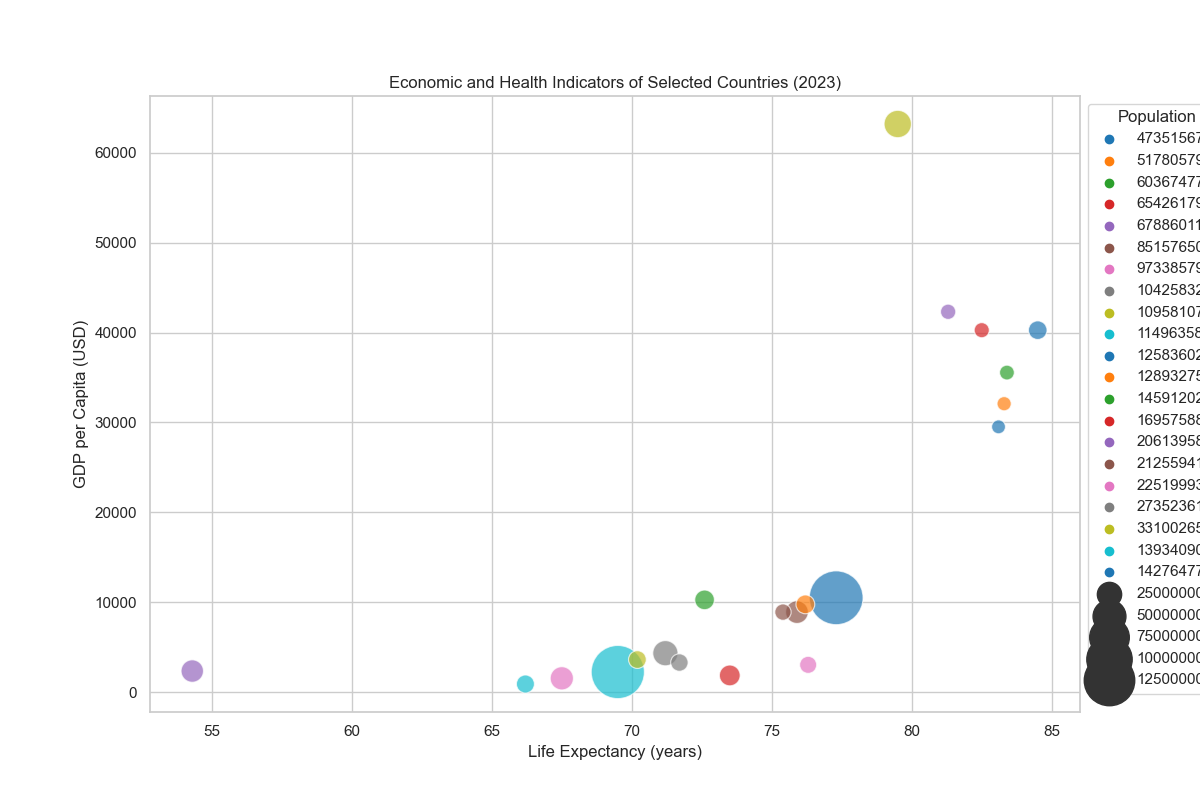

Reproduce this figure in Python.

import seaborn as sns
import matplotlib.pyplot as plt
import pandas as pd

# Generate a DataFrame from the given table data
data = {
    "Country": ["China", "India", "United States", "Indonesia", "Brazil", "Pakistan", "Nigeria", "Bangladesh", "Russia", "Mexico", "Japan", "Ethiopia", "Philippines", "Egypt", "Vietnam", "South Korea", "Turkey", "France", "United Kingdom", "Italy", "Spain"],
    "Year": [2023] * 21,
    "Population": [1427647786, 1393409038, 331002651, 273523615, 212559417, 225199937, 206139589, 169575884, 145912025, 128932753, 125836021, 114963588, 109581078, 104258327, 97338579, 51780579, 85157650, 65426179, 67886011, 60367477, 47351567],
    "Life Expectancy": [77.3, 69.5, 79.5, 71.2, 75.9, 67.5, 54.3, 73.5, 72.6, 76.2, 84.5, 66.2, 70.2, 71.7, 76.3, 83.3, 75.4, 82.5, 81.3, 83.4, 83.1],
    "GDP per Capita": [10510.21, 2256.39, 63179.48, 4349.12, 8920.53, 1556.7, 2366.1, 1879.36, 10279.29, 9780.12, 40258.47, 925.32, 3641.42, 3312.56, 3054.22, 32085.48, 8916.52, 40258.69, 42302.94, 35546.22, 29514.19]
}

df = pd.DataFrame(data)

# Create a scatter plot with bubble sizes
plt.figure(figsize=(12, 8))
bubble_chart = sns.scatterplot(data=df, x="Life Expectancy", y="GDP per Capita",
                               size="Population", sizes=(100, 1500), alpha=0.7,
                               hue="Population", palette=["#1f77b4", "#ff7f0e", "#2ca02c", "#d62728", "#9467bd", "#8c564b", "#e377c2", "#7f7f7f", "#bcbd22", "#17becf"])

# Adjust the legend for bubble size
bubble_chart.legend(loc='upper left', bbox_to_anchor=(1, 1), title='Population')

# Set title and labels
plt.title('Economic and Health Indicators of Selected Countries (2023)')
plt.xlabel('Life Expectancy (years)')
plt.ylabel('GDP per Capita (USD)')

# Show the plot
plt.show()
